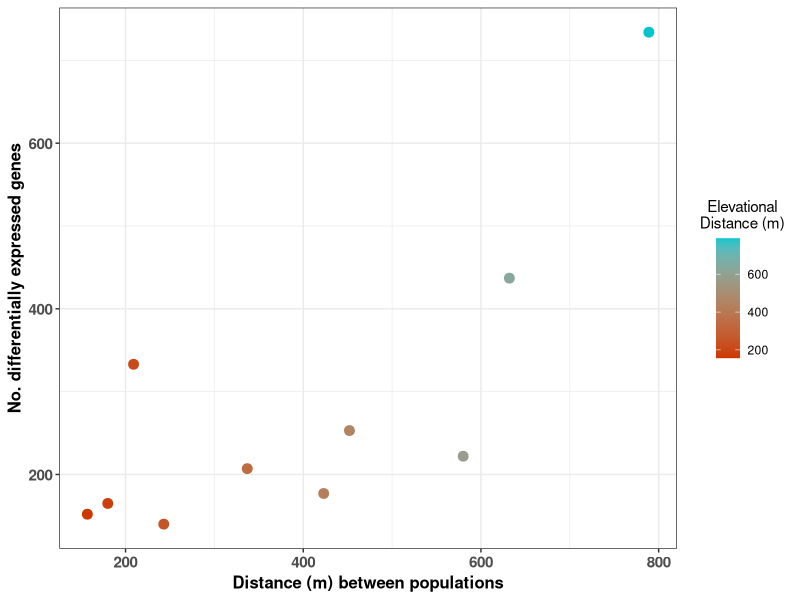

Here is the R script that generated this plot:
library(tidyverse)

df <- data.frame(pops = c("2553-2710", "2553-2890", "2253-3133", "2553-3342", "2710-2890", "2710-3133", "2710-3342", "2890-3133", "2890-3342", "3133-3342"),
                   degs = c(152, 207, 222, 734, 165, 177, 437, 140, 253, 333),
                  ele_dist =c(2710-2553, 2890-2553, 3133-2553, 3342-2553, 2890-2710, 3133-2710, 3342-2710, 3133-2890, 3342-2890, 3342-3133))

colors <- c("hotpink", "orchid3", "deeppink3", "orangered3", "darkorange2","goldenrod", "gold", "limegreen",
            "turquoise3", "skyblue3")


df %>%
  ggplot(aes(x = ele_dist, y = degs, color = ele_dist)) +
  #geom_label(label = df$pops, nudge_y = 10, nudge_x = 10) + #keep working on nudge_y
  geom_point(size = 3) +
  scale_color_gradient(low = "orangered3", high = "turquoise3", name = "Elevational\nDistance (m)", labels = c(200, 400, 600, 800))+
  labs(x = "Distance (m) between populations", y = "No. differentially expressed genes") +
  theme_bw() +
  theme(axis.title.x = element_text(face = "bold", size = 12),
        axis.title.y = element_text(face = "bold", size = 12), 
        axis.text.x = element_text(face = "bold", size = 11),
        axis.text.y = element_text(face = "bold", size = 11),
        legend.title.align=0.5)

  
